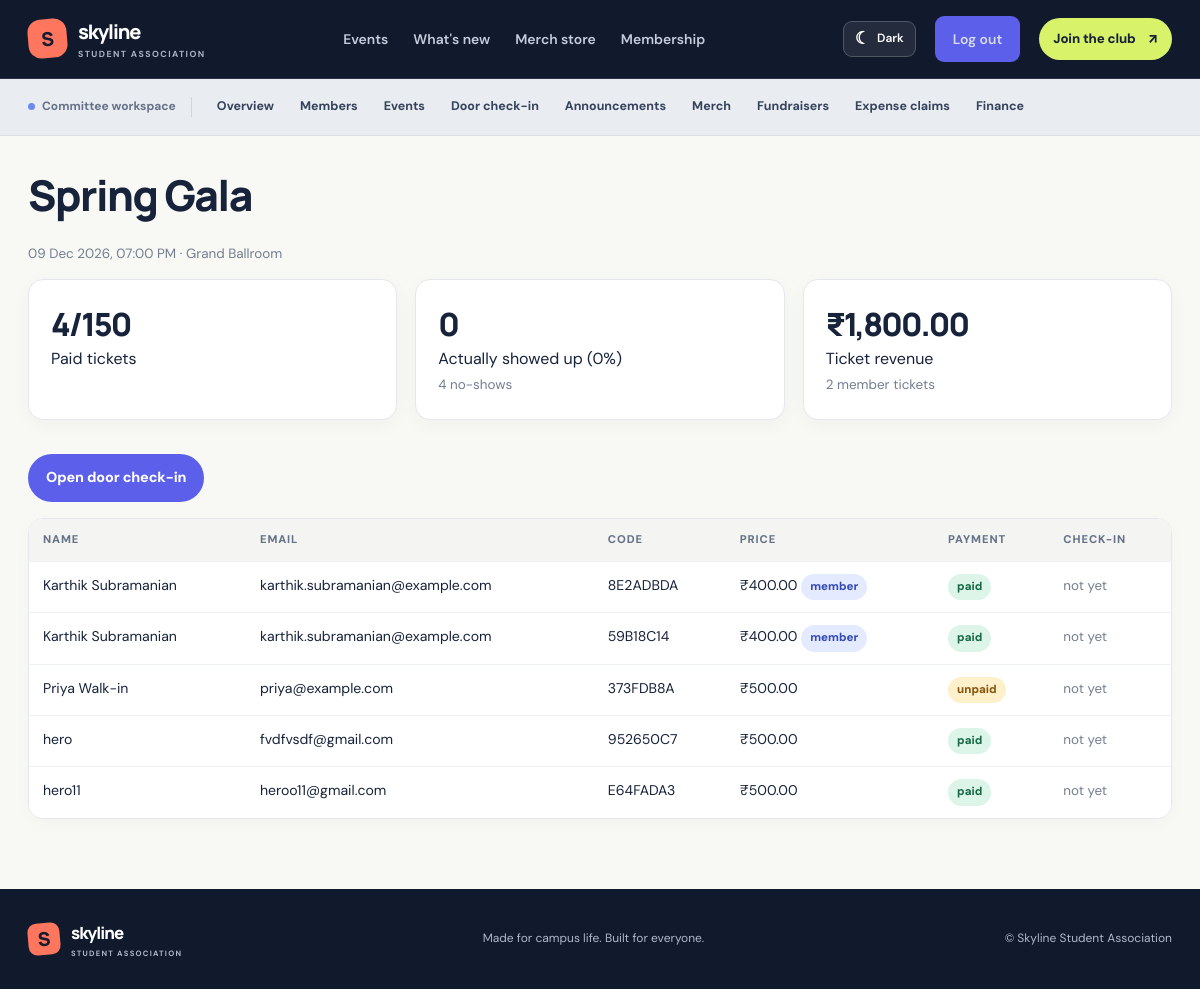
Page /admin/events/3 (signed in) on the earlier database version.
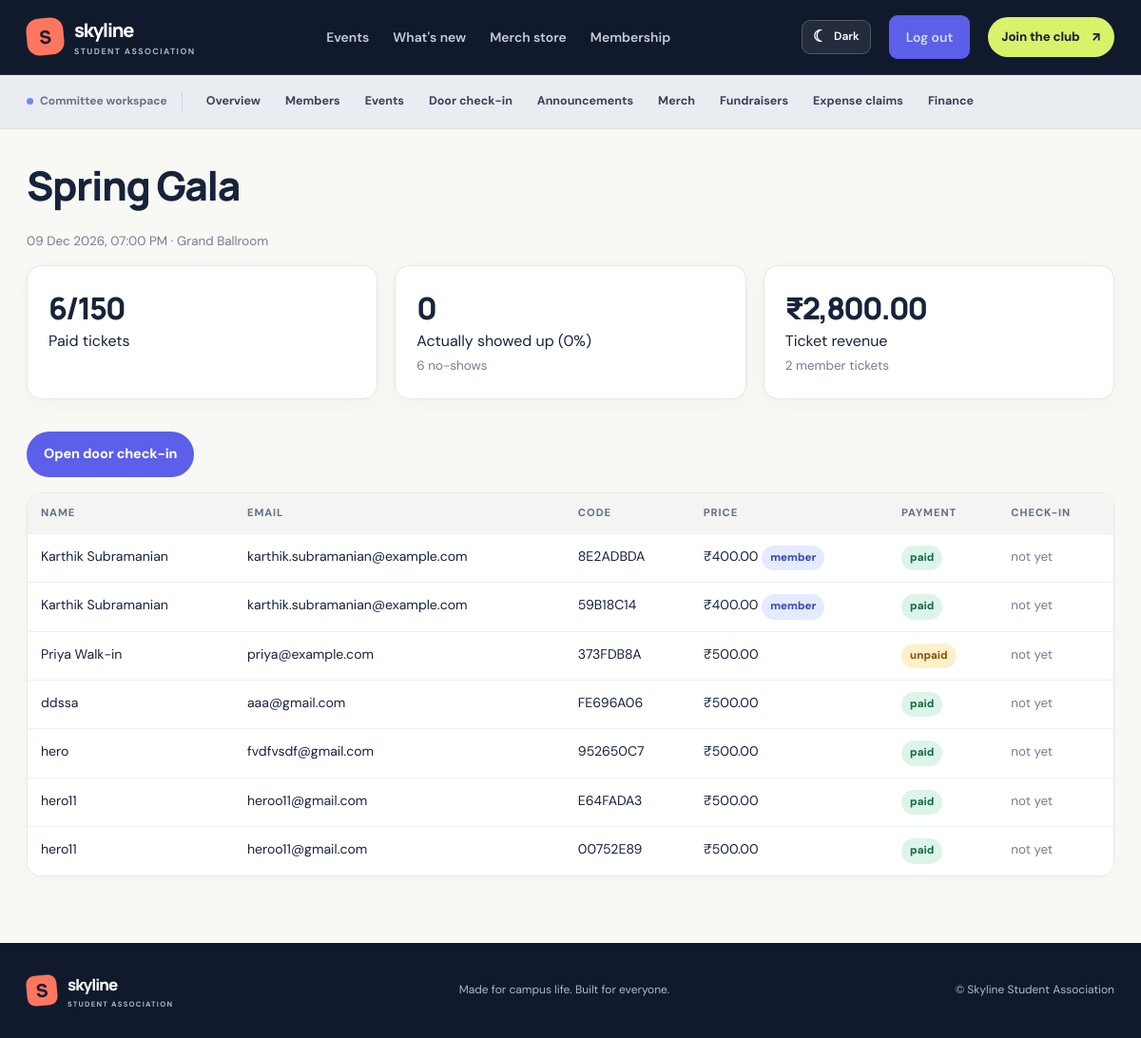
Same page on the later database version.
### tables this page shows
CREATE TABLE tickets (
    id INTEGER PRIMARY KEY,
    event_id INTEGER NOT NULL REFERENCES events(id),
    name TEXT NOT NULL,
    email TEXT NOT NULL,
    code TEXT UNIQUE NOT NULL,
    batch TEXT NOT NULL,
    price_paid REAL NOT NULL DEFAULT 0,
    is_member INTEGER NOT NULL DEFAULT 0,
    paid INTEGER NOT NULL DEFAULT 0,
    created_at TEXT NOT NULL,
    checked_in_at TEXT
);

### app.py (the view)
@app.get('/admin/events/<int:event_id>')
@admin_required
def admin_event(event_id):
    event = query(EVENT_SQL + ' WHERE e.id = ?', (event_id,), one=True)
    if not event:
        abort(404)
    attendees = query('SELECT * FROM tickets WHERE event_id = ? ORDER BY name', (event_id,))
    return render_template('admin_event.html', e=event, s=event_stats(event_id), attendees=attendees)

### app.py (called while the page is built)
@app.context_processor
def inject_csrf_token():
    from flask_wtf.csrf import generate_csrf
    return {"csrf_token": generate_csrf}

@app.template_filter('money')
def money_filter(value):
    return f"₹{float(value or 0):,.2f}"

@app.template_filter('pretty')
def pretty_filter(value):
    if not value:
        return ''
    try:
        parsed = datetime.fromisoformat(value)
    except ValueError:
        return value
    if 'T' in value or ' ' in value:
        return parsed.strftime('%d %b %Y, %I:%M %p')
    return parsed.strftime('%d %b %Y')

@app.context_processor
def inject_globals():
    return {'is_admin': bool(session.get('admin')), 'status_of': member_status}

def admin_required(view):
    @wraps(view)
    def wrapper(*args, **kwargs):
        if not session.get('admin'):
            return redirect(url_for('login', next=request.full_path.rstrip('?')))
        return view(*args, **kwargs)
    return wrapper

### db.py (called while the page is built)
def get_db():
    if 'db' not in g:
        g.db = sqlite3.connect(DB_PATH)
        g.db.row_factory = sqlite3.Row
        g.db.execute('PRAGMA foreign_keys = ON')
    return g.db

### templates/admin_event.html
{% extends 'base.html' %}
{% block content %}
<h1>{{ e.name }}</h1>
<p class="muted">{{ e.starts_at|pretty }}{% if e.venue %} · {{ e.venue }}{% endif %}</p>
<div class="grid3">
  <div class="card"><div class="stat">{{ s.sold }}/{{ e.capacity }}</div>Paid tickets</div>
  <div class="card"><div class="stat">{{ s.attended }}</div>Actually showed up ({{ s.rate }}%)<br><span class="muted">{{ s.no_shows }} no-shows</span></div>
  <div class="card"><div class="stat">{{ s.revenue|money }}</div>Ticket revenue<br><span class="muted">{{ s.members }} member tickets</span></div>
</div>
<p><a class="btn" href="{{ url_for('admin_checkin_page', event_id=e.id) }}">Open door check-in</a></p>
<div class="table-wrap"><table>
  <tr><th>Name</th><th>Email</th><th>Code</th><th>Price</th><th>Payment</th><th>Check-in</th></tr>
  {% for t in attendees %}
  <tr><td>{{ t.name }}</td><td>{{ t.email }}</td><td>{{ t.code }}</td><td>{{ t.price_paid|money }}{% if t.is_member %} <span class="badge info">member</span>{% endif %}</td>
    <td>{% if t.paid %}<span class="badge ok">paid</span>{% else %}<span class="badge warn">unpaid</span>{% endif %}</td>
    <td>{% if t.checked_in_at %}{{ t.checked_in_at|pretty }}{% else %}<span class="muted">not yet</span>{% endif %}</td></tr>
  {% else %}<tr><td colspan="6" class="muted">No tickets sold yet.</td></tr>{% endfor %}
</table></div>
{% endblock %}

Differences in the rows shown:
added tickets: name "ddssa", email "aaa@gmail.com", code "FE696A06", price_paid "₹500.00", paid "paid"
added tickets: name "hero11", email "heroo11@gmail.com", code "00752E89", price_paid "₹500.00", paid "paid"
Other differences:
{{ s.sold }}: "4" → "6"
{{ s.no_shows }}: "4" → "6"
{{ s.revenue|money }}: "₹1,800.00" → "₹2,800.00"
